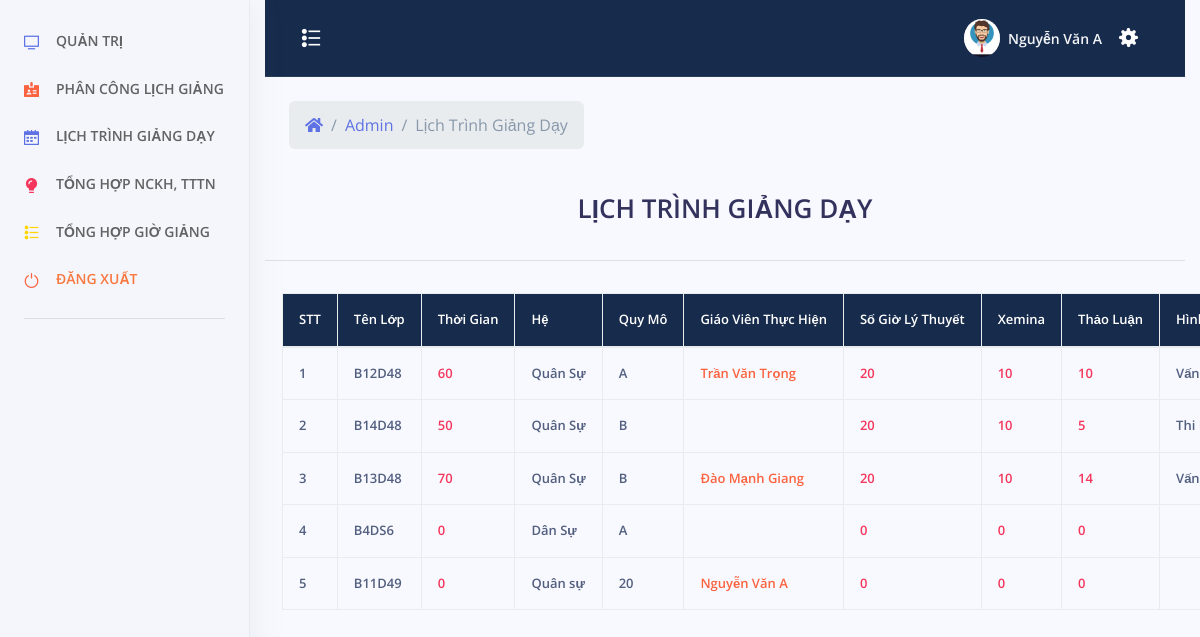
/admin/index.php?menu=lichtrinh (signed in), run on the app's committed database.
### tables this page shows
CREATE TABLE `lop_hoc` (
  `id_lop` int(11) NOT NULL,
  `ten_lop` varchar(50) NOT NULL,
  `chuyen_nganh` varchar(50) NOT NULL,
  `thoi_gian` int(11) NOT NULL,
  `thoi_khoa_bieu` longtext NOT NULL,
  `quy_mo` varchar(50) NOT NULL,
  `si_so` int(11) NOT NULL,
  `id_gvphutrach` int(11) NOT NULL,
  `id_gvthamgia` int(11) NOT NULL,
  `thoigian_gv_phutrach` int(11) NOT NULL,
  `thoigian_gv_thamgia` int(11) NOT NULL,
  `thoigian_chitiet_gvphutrach` int(11) NOT NULL,
  `thoigian_chitiet_gvthamgia` int(11) NOT NULL,
  `he` varchar(50) NOT NULL,
  `so_gio_ly_thuyet` int(11) NOT NULL,
  `so_gio_ly_thuyet_gvphutrach` int(11) NOT NULL,
  `so_gio_ly_thuyet_gvthamgia` int(11) NOT NULL,
  `xemina` int(11) NOT NULL,
  `xemina_gvphutrach` int(11) NOT NULL,
  `xemina_gvthamgia` int(11) NOT NULL,
  `thaoluan` int(11) NOT NULL,
  `thaoluan_gvphutrach` int(11) NOT NULL,
  `thaoluan_gvthamgia` int(11) NOT NULL,
  `hinh_thuc_thi` varchar(50) NOT NULL,
  `tong_gio_gvphutrach` int(11) NOT NULL,
  `tong_gio_gvthamgia` int(11) NOT NULL,
  `ghi-chu` varchar(500) NOT NULL
);

CREATE TABLE `tai_khoan` (
  `id_tai_khoan` int(11) NOT NULL,
  `ten_tai_khoan` varchar(30) NOT NULL,
  `mat_khau` varchar(100) NOT NULL,
  `nhom_tai_khoan` tinyint(2) NOT NULL,
  `ten_sinh_vien` varchar(100) NOT NULL,
  `sdt` varchar(20) NOT NULL,
  `ngay_sinh` varchar(50) NOT NULL,
  `ngay_tao` datetime NOT NULL
);

### admin/lichtrinh.php (the view, shortened to what this page needs)
<?php
	include_once('../config/config.php');
	include_once('../header.php');
 ?>
<?php
		if($_SESSION["taikhoan"] == NULL){ ?>
			<script>
				window.location.href="../tai-khoan/dang-nhap.php";
			</script>
		<?php }else {?>
			<div class="row align-items-center py-4">
            <div class="col-lg-6 col-7">
              <nav aria-label="breadcrumb" class="d-none d-md-inline-block ml-md-4">
                <ol class="breadcrumb breadcrumb-links breadcrumb-dark">
                  <li class="breadcrumb-item"><a href="#"><i class="fas fa-home"></i></a></li>
                  <li class="breadcrumb-item"><a href="index.php">Admin</a></li>
                  <li class="breadcrumb-item active" aria-current="page">Lịch Trình Giảng Dạy</li>
                </ol>
              </nav>
            </div>
          </div>
		<?php
			$sql = "SELECT * FROM `lop_hoc`";
			$qr = mysqli_query($conn, $sql);
		 ?>
			<div class="caption">
			<h1 style="text-align: center">LỊCH TRÌNH GIẢNG DẠY</h1>
			</div>
			<hr>
			<div class="row">
				<table class="table table-bordered table-responsive">
					<tr class="chimuc">
						<th>STT</th>
						<th>Tên Lớp</th>
						<th>Thời Gian</th>
						<th>Hệ</th>
						<th>Quy Mô</th>
						<th>Giáo Viên Thực Hiện</th>
                        <th>Số Giờ Lý Thuyết</th>
                        <th>Xemina</th>
                        <th>Thảo Luận</th>
						<th>Hình Thức Thi</th>
					</tr>
					<tbody>
					<?php $stt = 1; ?>
					<?php while($row = mysqli_fetch_assoc($qr)){ ?>
						<tr>
							<td><?php echo $stt;?></td>
							<td>
							<?php echo $row["ten_lop"]; ?>
							</td>
							<td style="color: #f5365c;"><?php echo $row["thoi_gian"]?></td>
							<td><?php echo $row["he"]?></td>
							<td><?php echo $row["quy_mo"]?></td>
							<td  style="color: #fb6340;">
                            <?php $idgv1 = $row["id_gvphutrach"];
                            $sqlgv1 = "SELECT `ten_sinh_vien` FROM `tai_khoan` WHERE `id_tai_khoan` = '$idgv1'";
                            $qrgv1 = mysqli_query($conn, $sqlgv1);
                            $rowgv1 = mysqli_fetch_assoc($qrgv1);
                            echo $rowgv1["ten_sinh_vien"];
                            ?>
							</td>
							<td style="color: #f5365c;"><?php echo $row["so_gio_ly_thuyet"]?></td>
							<td style="color: #f5365c;"><?php echo $row["xemina"]?></td>
							<td style="color: #f5365c;"><?php echo $row["thaoluan"]?></td>
							<td><?php echo $row["hinh_thuc_thi"]?></td>
						</tr>
						<?php $stt = $stt + 1; ?>
						<?php } ?>
					</tbody>
				</table>
<br>
			</div>
    <?php } ?>
</div>
 <?php
	include_once('../footer.php');
 ?>

### assets/css/style.css (style rules this page uses)
table.table.table-bordered { border: none; }
table.table.table-bordered.table-responsive { margin-left: 32px; }
tr.chimuc { background-color: #172b4d; }
tr.chimuc th { color: white; }
.table td, .table th { font-size: .8125rem; white-space: nowrap; font-weight: 600!important; }

### data on the page
lop_hoc: ten_lop "B12D48", thoi_gian "60", he "Quân Sự", quy_mo "A", tai_khoan.ten_sinh_vien "Trần Văn Trọng", so_gio_ly_thuyet "20", xemina "10", thaoluan "10", hinh_thuc_thi "Vấn…"
lop_hoc: ten_lop "B14D48", thoi_gian "50", he "Quân Sự", quy_mo "B", so_gio_ly_thuyet "20", xemina "10", thaoluan "5", hinh_thuc_thi "Thi…"
lop_hoc: ten_lop "B13D48", thoi_gian "70", he "Quân Sự", quy_mo "B", tai_khoan.ten_sinh_vien "Đào Mạnh Giang", so_gio_ly_thuyet "20", xemina "10", thaoluan "14", hinh_thuc_thi "Vấn…"
lop_hoc: ten_lop "B4DS6", thoi_gian "0", he "Dân Sự", quy_mo "A", so_gio_ly_thuyet "0", xemina "0", thaoluan "0"
lop_hoc: ten_lop "B11D49", thoi_gian "0", he "Quân sự", quy_mo "20", tai_khoan.ten_sinh_vien "Nguyễn Văn A", so_gio_ly_thuyet "0", xemina "0", thaoluan "0"

### other printed values
$_SESSION["tensv"] "Nguyễn Văn A"
